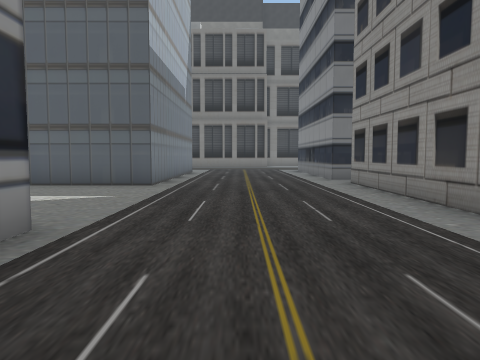
View 1 (above)

24 first-person views from a walk through a Unity game level. The camera is 1.4 m above the floor, tilts 4° down and sees 70° across. The floor is counted in squares, 2 m on a side. Each view is taken from the middle of a square. On the plan, view 1 faces up. The plan holds only what a view shows up to about 11 squares ahead; the rest is blank. The place goes on beyond the plan. Some surface patterns are stand-ins.

View 2
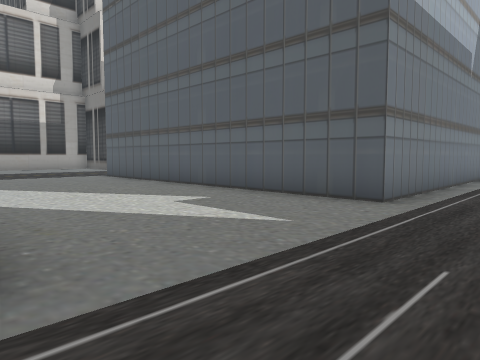

View 3
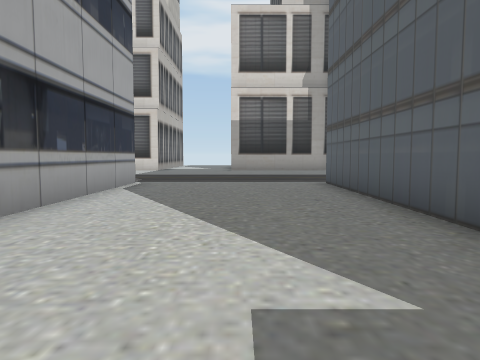

View 4
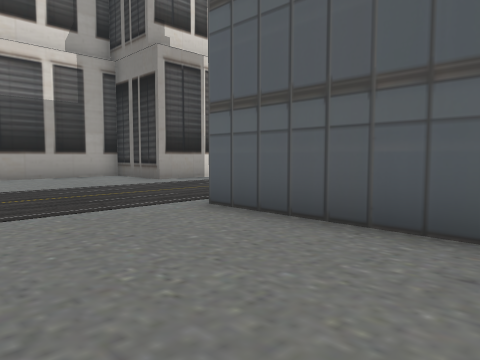

View 5
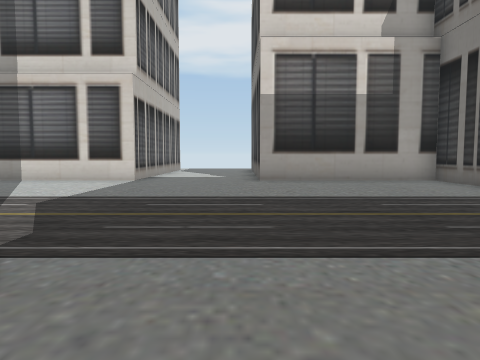

View 6
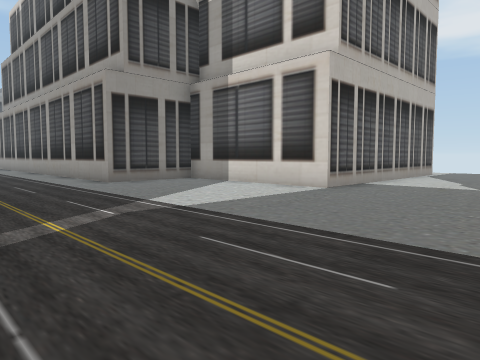

View 7
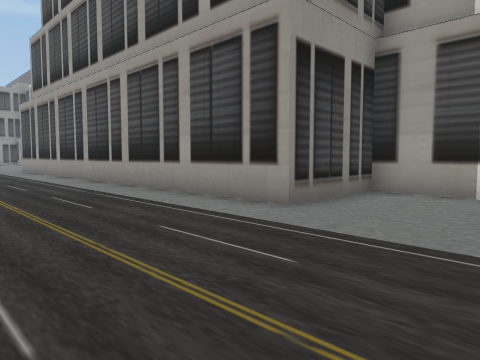

View 8
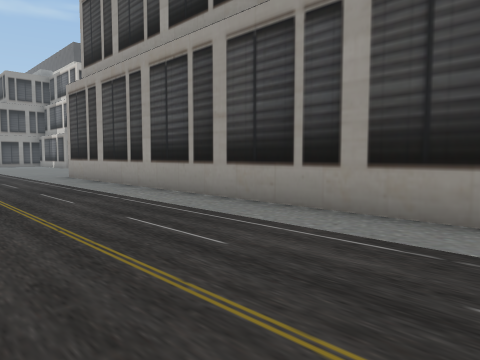

View 9
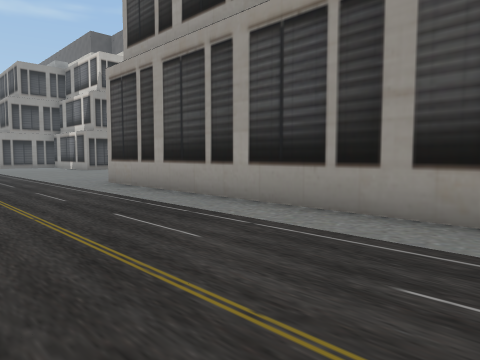

View 10
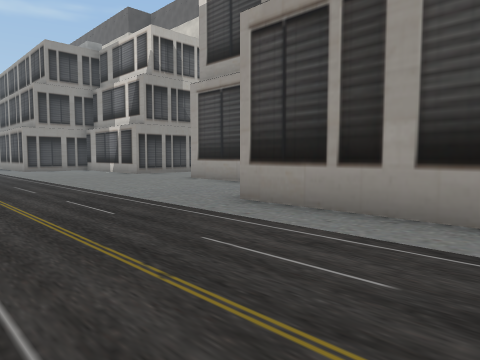

View 11
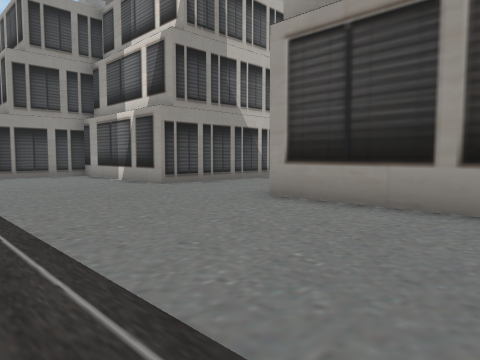

View 12
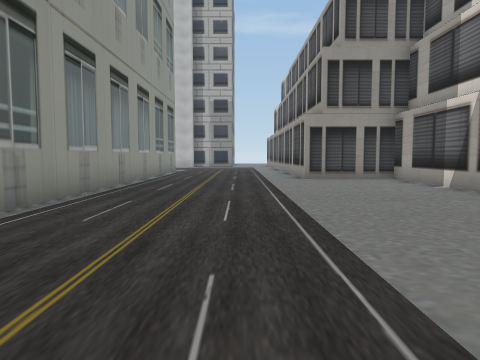

View 13
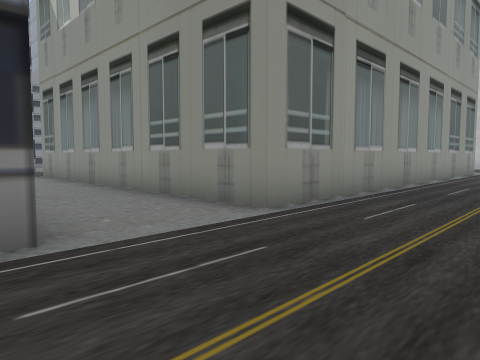

View 14
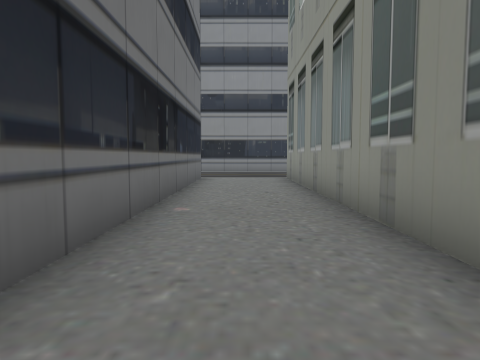

View 15
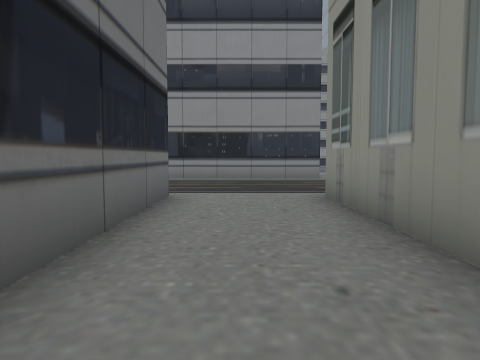

View 16
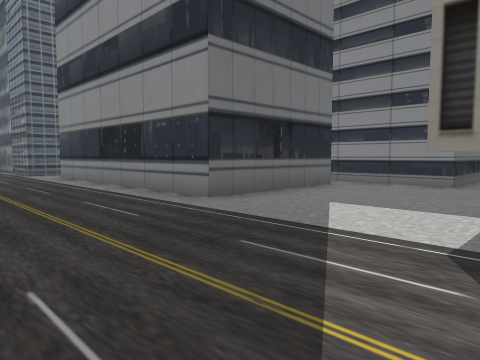

View 17
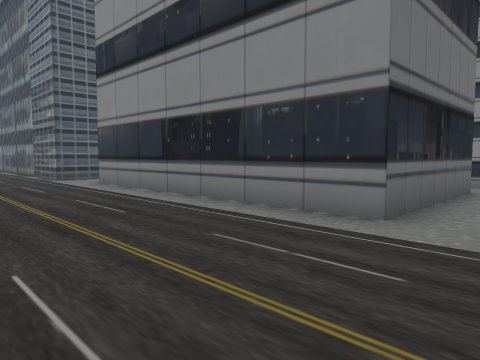

View 18
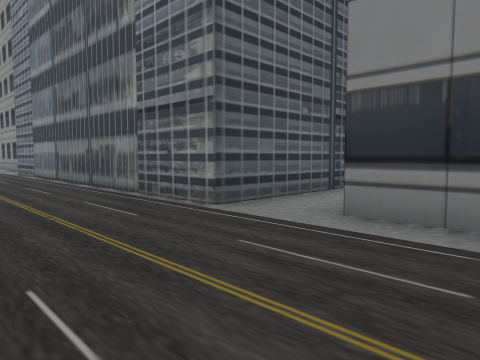

View 19
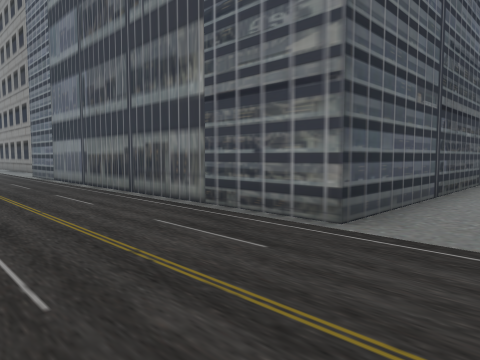

View 20
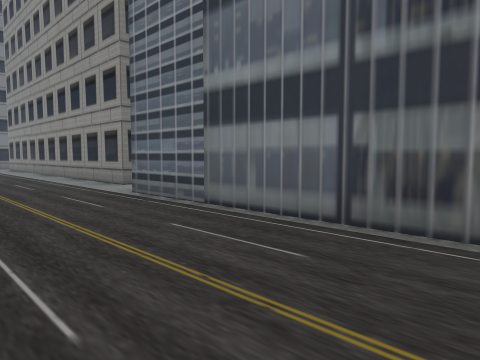

View 21
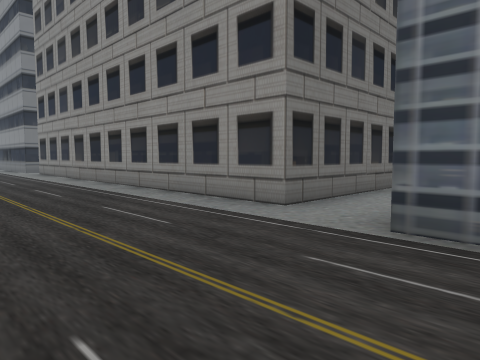

View 22
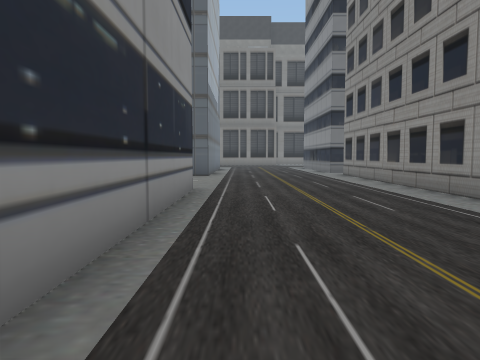

View 23
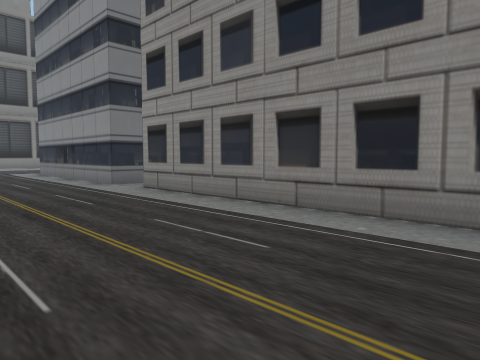

View 24
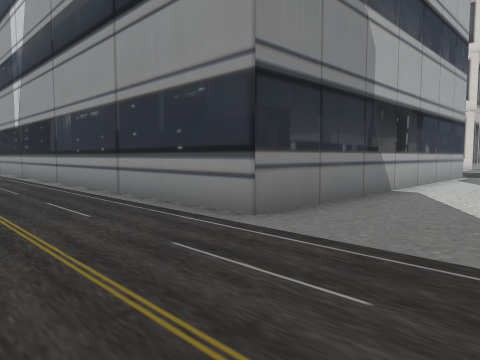

### Floor plan
Points are (right, up) in squares from view 1. A wall is a line through its corners. A room is listed if a view was taken in it or the views show most of it. See-through windows are left out.
Room 1 (views 1, 2, 3, 4, 5, 6, 7, 8, 9, 10, 11, 12, 13, 14, 15, 16, 17, 18, 19, 20, 21, 22, 23, 24)
walls: (-19.8, -19.8) (-19.8, -23); (-12, 3.3) (-2, 3.3) (-2, -6.6); (-2, -21.8) (-11.2, -21.8); (-24.6, 2) (-19.8, 2) (-19.8, -3) (-17, -3) (-17, -18); (-20.1, 5.6) (-20.9, 5.6); (-23, -26.6) (-19.8, -26.6) (-19.8, -31.6) (-17, -31.6); (6.9, -3) (2.9, -3) (2.9, 9); (-17, 11.6) (-17, 10.6) (-19.8, 10.6) (-19.8, 5.5); (8.5, -16.3) (2.3, -16.3) (2.3, -4.8); (-12, -33.5) (-12, -24.5) (-2, -24.5); (2.3, -29.5) (2.3, -29); (-2, 12.5) (-2, 8.2) (-11.9, 8.2); (6.9, -25.5) (2.8, -25.5) (2.8, -18); (3.6, 10.2) (2.8, 10.2) (2.8, 12.5); (7.8, -28) (7.8, -24.9)

Positions as (right, up) in squares from view 1, and headings:
1: (0, 0), facing up
2: (0, 3), facing up-left
3: (-3, 6), facing left
4: (-8, 5), facing up-left
5: (-10, 5), facing left
6: (-13, 6), facing down-left
7: (-13, 0), facing down-left
8: (-13, -6), facing down-left
9: (-13, -9), facing down-left
10: (-13, -14), facing down-left
11: (-15, -19), facing down-left
12: (-15, -21), facing down
13: (-15, -21), facing down-right
14: (-13, -23), facing right
15: (-8, -23), facing right
16: (-1, -30), facing up-right
17: (-1, -27), facing up-right
18: (-1, -20), facing up-right
19: (-1, -18), facing up-right
20: (-1, -11), facing up-right
21: (-1, -6), facing up-right
22: (-1, -4), facing up
23: (-1, 2), facing up-right
24: (1, 6), facing down-left
